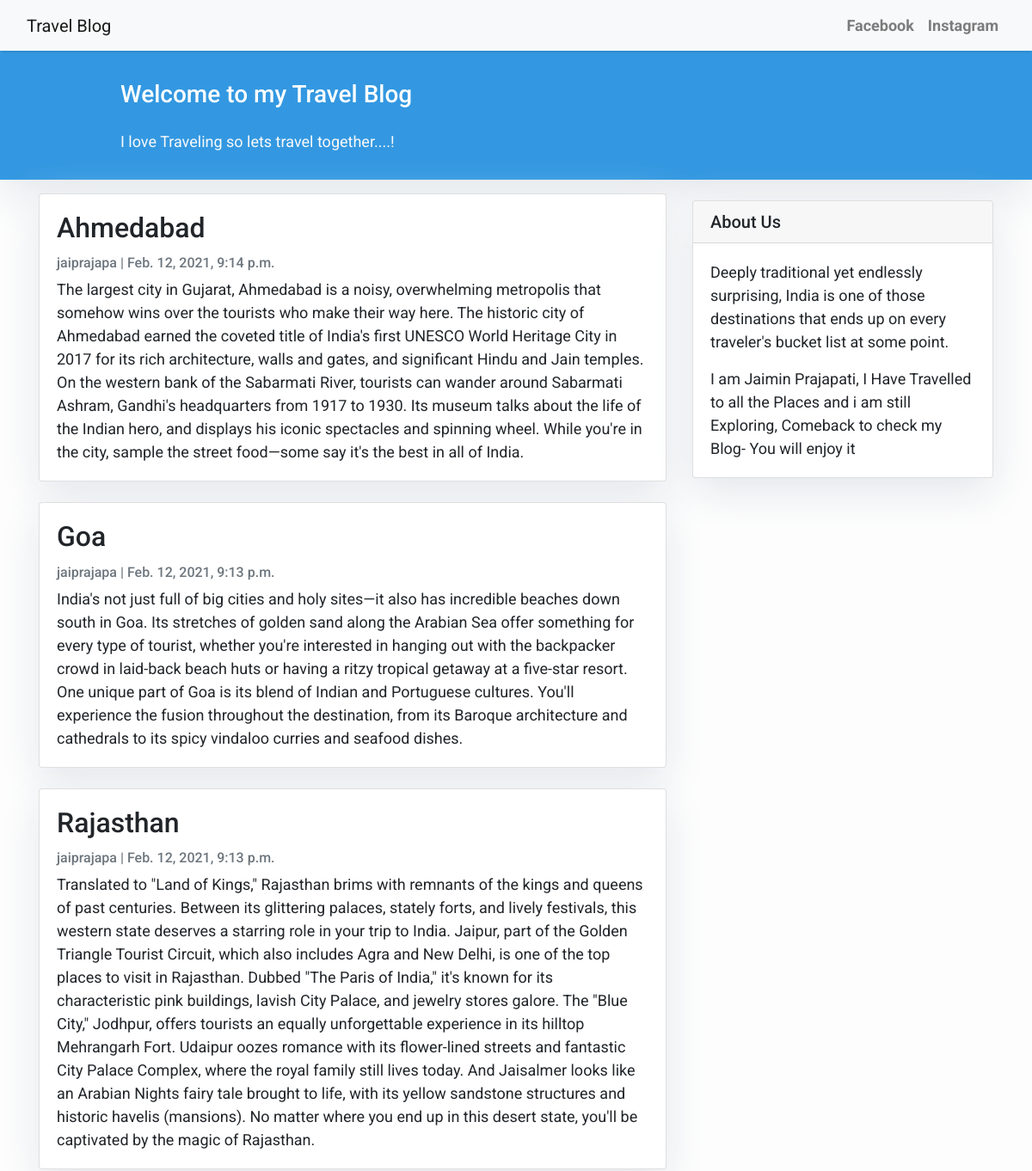
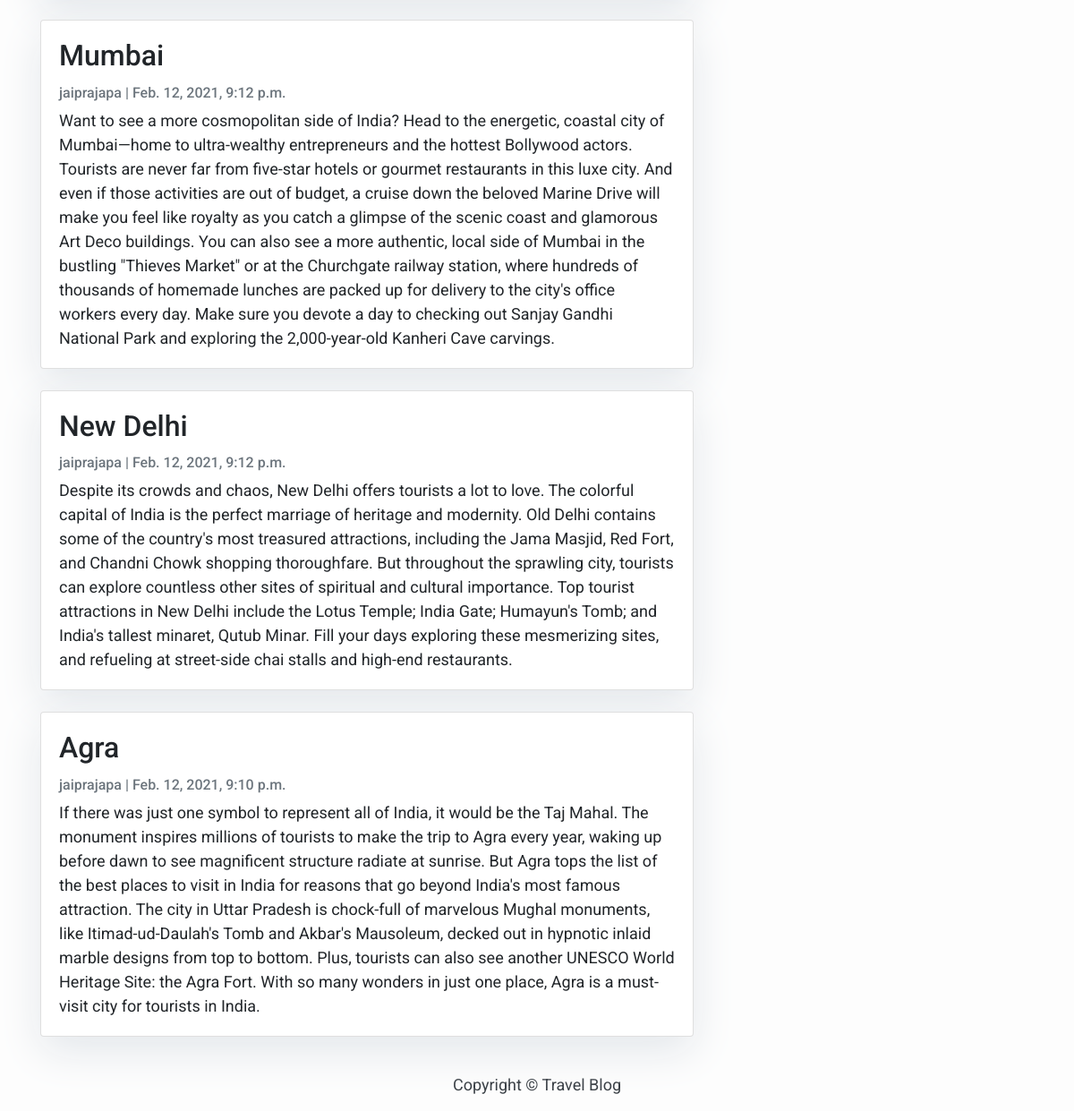
The page / on the database its author committed (2 pictures, top to bottom).
### blog/models.py (models this page shows, shortened)
class Post(models.Model):
    title = models.CharField(max_length=200, unique=True)
    slug = models.SlugField(max_length=200, unique=True)
    author = models.ForeignKey(User, on_delete= models.CASCADE,related_name='blog_posts')
    updated_on = models.DateTimeField(auto_now= True)
    content = models.TextField()
    created_on = models.DateTimeField(auto_now_add=True)
    status = models.IntegerField(choices=STATUS, default=0)
    class Meta:
        ordering = ['-created_on']

### blog/views.py (the view)
# urls.py: path('', views.PostList.as_view(), name='home'),
class PostList(generic.ListView):
    queryset = Post.objects.filter(status=1).order_by('-created_on')
    template_name = 'index.html'

### blog/templates/index.html (shortened to what this page needs)
{% extends "base.html" %}
{% block content %}
<header class="masthead">
    <div class="container">
        <div class="row">
            <div class=" col-md-8 col-md-10 mx-auto">
                <div class="site-heading">
                    <h3 class=" site-heading my-4 mt-3 text-white"> Welcome to my Travel Blog </h3>
                    <p class="text-light">I love Traveling so lets travel together....! &nbsp
                    </p>
                </div>
            </div>
        </div>
    </div>
</header>
<div class="container">
    <div class="row">
        <div class="col-md-8 mt-3 left">
            {% for post in post_list %}
            <div class="card mb-4">
                <div class="card-body">
                    <h2 class="card-title">{{ post.title }}</h2>
                    <p class="card-text text-muted h6">{{ post.author }} | {{ post.created_on}} </p>
                    <p class="card-text">{{post.content|slice:":20000" }}</p>
                </div>
            </div>
            {% endfor %}
        </div>
        {% block sidebar %} {% include 'sidebar.html' %} {% endblock sidebar %}
    </div>
</div>
{%endblock%}

### blog/templates/base.html (shortened to what this page needs)
<!DOCTYPE html>
<html>
    <head>
        <link rel="stylesheet" href="https://maxcdn.bootstrapcdn.com/bootstrap/4.0.0/css/bootstrap.min.css"
 />
    </head>
    <body>
        <nav class="navbar navbar-expand-lg navbar-light bg-light shadow" id="mainNav">
            <div class="container-fluid">
                <a class="navbar-brand" href="{% url 'home' %}">Travel Blog</a>
                <div class="collapse navbar-collapse" id="navbarResponsive">
                    <ul class="navbar-nav ml-auto">
                        <li class="nav-item text-black">
                            <a class="nav-link text-black font-weight-bold" href="https://www.facebook.com/jaimin.prajapati.5458">Facebook</a>
                        </li>
                        <li class="nav-item text-black">
                            <a class="nav-link text-black font-weight-bold" href="https://www.instagram.com/jaii2110/">Instagram</a>
                        </li>
                    </ul>
                </div>
            </div>
        </nav>
        {% block content %}{% endblock content %}
        <footer class="py-3 bg-grey">
            <p class="m-0 text-dark text-center ">Copyright &copy; Travel Blog</p>
        </footer>
    </body>
</html>

### blog/templates/sidebar.html (shortened to what this page needs)
{% block sidebar %}
<div class="col-md-4 float-right ">
<div class="card my-4">
        <h5 class="card-header">About Us</h5>
    <div class="card-body">
        <p class="card-text"> Deeply traditional yet endlessly surprising, India is one of those destinations that ends up on every traveler's bucket list at some point.</p>
        <p class="card-text"> I am Jaimin Prajapati, I Have Travelled to all the Places and i am still Exploring, Comeback to check my Blog- You will enjoy it </p>
    </div>
</div>
</div>
{% endblock sidebar %}

### blog/templates/base.html (style rules this page uses)
body { font-family: "Roboto", sans-serif; font-size: 17px; background-color: #fdfdfd; }
.shadow { box-shadow: 0 4px 2px -2px rgba(0, 0, 0, 0.1); }
.masthead { background: #3398E1; height: auto; padding-bottom: 15px; box-shadow: 0 16px 48px #E3E7EB; padding-top: 10px; }

### blog/templates/index.html (style rules this page uses)
body { font-family: "Roboto", sans-serif; font-size: 18px; background-color: #fdfdfd; }
.card { box-shadow: 0 16px 48px #E3E7EB; }

### blog/templates/sidebar.html (style rules this page uses)
.card { box-shadow: 0 16px 48px #E3E7EB; }

### rows shown on the page
Post: title "Ahmedabad", author "jaiprajapa", created_on "Feb. 12, 2021, 9:14 p.m.", content "The largest city in Gujarat, Ahmedabad is a noisy, overwhelming metropolis that somehow wins over the tourists who make their way here. The historic city of Ahmedabad earned the coveted title of India's first UNESCO World Heritage City in 2017 for its rich architecture, walls and gates, and significant Hindu and Jain temples. On the western bank of the Sabarmati River, tourists can wander around Sabarmati Ashram, Gandhi's headquarters from 1917 to 1930. Its museum talks about the life of the Indian hero, and displays his iconic spectacles and spinning wheel. While you're in the city, sample the street food—some say it's the best in all of India."
Post: title "Goa", author "jaiprajapa", created_on "Feb. 12, 2021, 9:13 p.m.", content "India's not just full of big cities and holy sites—it also has incredible beaches down south in Goa. Its stretches of golden sand along the Arabian Sea offer something for every type of tourist, whether you're interested in hanging out with the backpacker crowd in laid-back beach huts or having a ritzy tropical getaway at a five-star resort. One unique part of Goa is its blend of Indian and Portuguese cultures. You'll experience the fusion throughout the destination, from its Baroque architecture and cathedrals to its spicy vindaloo curries and seafood dishes."
Post: title "Rajasthan", author "jaiprajapa", created_on "Feb. 12, 2021, 9:13 p.m.", content "Translated to \"Land of Kings,\" Rajasthan brims with remnants of the kings and queens of past centuries. Between its glittering palaces, stately forts, and lively festivals, this western state deserves a starring role in your trip to India. Jaipur, part of the Golden Triangle Tourist Circuit, which also includes Agra and New Delhi, is one of the top places to visit in Rajasthan. Dubbed \"The Paris of India,\" it's known for its characteristic pink buildings, lavish City Palace, and jewelry stores galore. The \"Blue City,\" Jodhpur, offers tourists an equally unforgettable experience in its hilltop Mehrangarh Fort. Udaipur oozes romance with its flower-lined streets and fantastic City Palace…"
Post: title "Mumbai", author "jaiprajapa", created_on "Feb. 12, 2021, 9:12 p.m.", content "Want to see a more cosmopolitan side of India? Head to the energetic, coastal city of Mumbai—home to ultra-wealthy entrepreneurs and the hottest Bollywood actors. Tourists are never far from five-star hotels or gourmet restaurants in this luxe city. And even if those activities are out of budget, a cruise down the beloved Marine Drive will make you feel like royalty as you catch a glimpse of the scenic coast and glamorous Art Deco buildings. You can also see a more authentic, local side of Mumbai in the bustling \"Thieves Market\" or at the Churchgate railway station, where hundreds of thousands of homemade lunches are packed up for delivery to the city's office workers every day. Make sure…"
Post: title "New Delhi", author "jaiprajapa", created_on "Feb. 12, 2021, 9:12 p.m.", content "Despite its crowds and chaos, New Delhi offers tourists a lot to love. The colorful capital of India is the perfect marriage of heritage and modernity. Old Delhi contains some of the country's most treasured attractions, including the Jama Masjid, Red Fort, and Chandni Chowk shopping thoroughfare. But throughout the sprawling city, tourists can explore countless other sites of spiritual and cultural importance. Top tourist attractions in New Delhi include the Lotus Temple; India Gate; Humayun's Tomb; and India's tallest minaret, Qutub Minar. Fill your days exploring these mesmerizing sites, and refueling at street-side chai stalls and high-end restaurants."
Post: title "Agra", author "jaiprajapa", created_on "Feb. 12, 2021, 9:10 p.m.", content "If there was just one symbol to represent all of India, it would be the Taj Mahal. The monument inspires millions of tourists to make the trip to Agra every year, waking up before dawn to see magnificent structure radiate at sunrise. But Agra tops the list of the best places to visit in India for reasons that go beyond India's most famous attraction. The city in Uttar Pradesh is chock-full of marvelous Mughal monuments, like Itimad-ud-Daulah's Tomb and Akbar's Mausoleum, decked out in hypnotic inlaid marble designs from top to bottom. Plus, tourists can also see another UNESCO World Heritage Site: the Agra Fort. With so many wonders in just one place, Agra is a must-visit city for tourists…"
